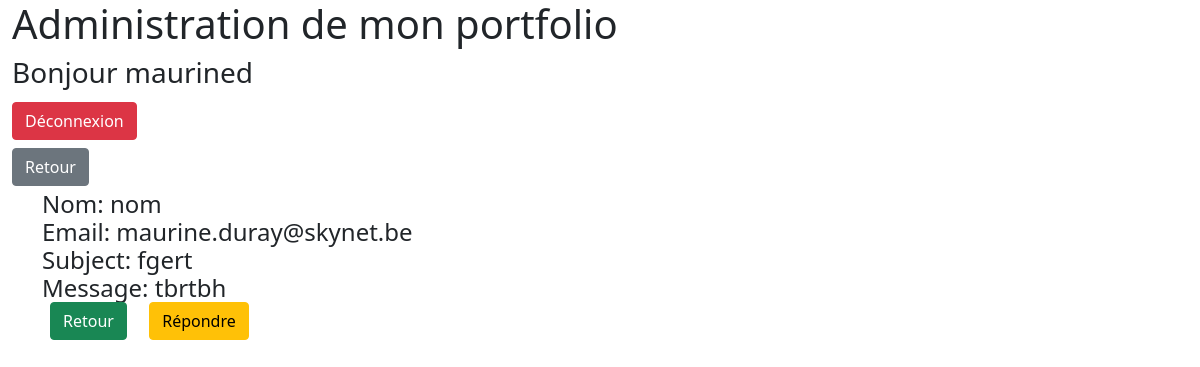
Screenshot of /admin/openmessage.php?id=6 (signed in) with the database file from the repository.
### tables this page shows
CREATE TABLE `contact` (
  `id` int(11) NOT NULL,
  `name` varchar(255) NOT NULL,
  `email` varchar(255) NOT NULL,
  `subject` varchar(255) NOT NULL,
  `message` text NOT NULL
);

### admin/openmessage.php (the view, shortened to what this page needs)
<?php
     require "../connexion.php";
     $id = htmlspecialchars($_GET['id']);
     $req = $bdd->prepare("SELECT * FROM contact WHERE id=?");
     $req->execute([$id]);
     if(!$don = $req->fetch())
     {
         $req->closeCursor();
         header("LOCATION:contact.php");
     }
?>
<!DOCTYPE html>
<html lang="en">
<head>
    <link href="https://cdn.jsdelivr.net/npm/bootstrap@5.0.0-beta2/dist/css/bootstrap.min.css" rel="stylesheet">
    <link rel="stylesheet" href="style.css">
</head>
<body>
<div class="container-fluid">
    <h1>Administration de mon portfolio</h1>
    <h3>Bonjour <?php echo $_SESSION['login'] ?></h3>
    <a href="dashboard.php?deco=ok" class="btn btn-danger my-1">Déconnexion</a>
    <div class="row">
        <div class="col-4">
            <a href="message.php" class="btn btn-secondary my-1">Retour</a><br>
        </div>
    </div>
</div>
<div class="container">
    <div class="info-message">
     <span class="label-message">Nom: </span>
     <span class="value-message"><?= $don['name'] ?></span>
    </div>
    <div class="info-message">
     <span class="label-message">Email: </span>
     <span class="value-message"><?= $don['email'] ?></span>
    </div>
    <div class="info-message">
     <span class="label-message">Subject: </span>
     <span class="value-message"><?= $don['subject'] ?></span>
    </div>
    <div class="info-message">
     <span class="label-message">Message: </span>
     <span class="value-message"><?= $don['message'] ?></span>
    </div>
    <a href="message.php" class="btn btn-success mx-2">Retour</a>
    <a href='https://outlook.live.com/owa/' class='btn btn-warning mx-2'>Répondre</a>
</div>
</body>
</html>

### style.css (style rules this page uses)
* { margin: 0; padding: 0; }
body { font-size: 24px; font-style: normal; font-weight: 300; line-height: 28px; letter-spacing: 0em; text-align: left; }
#gauche1 .group h1, h3 { width: 100%; }

### rows the page displays
contact: name "nom", email "maurine.duray@skynet.be", subject "fgert", message "tbrtbh"

### other values shown
$_SESSION['login'] "maurined"
